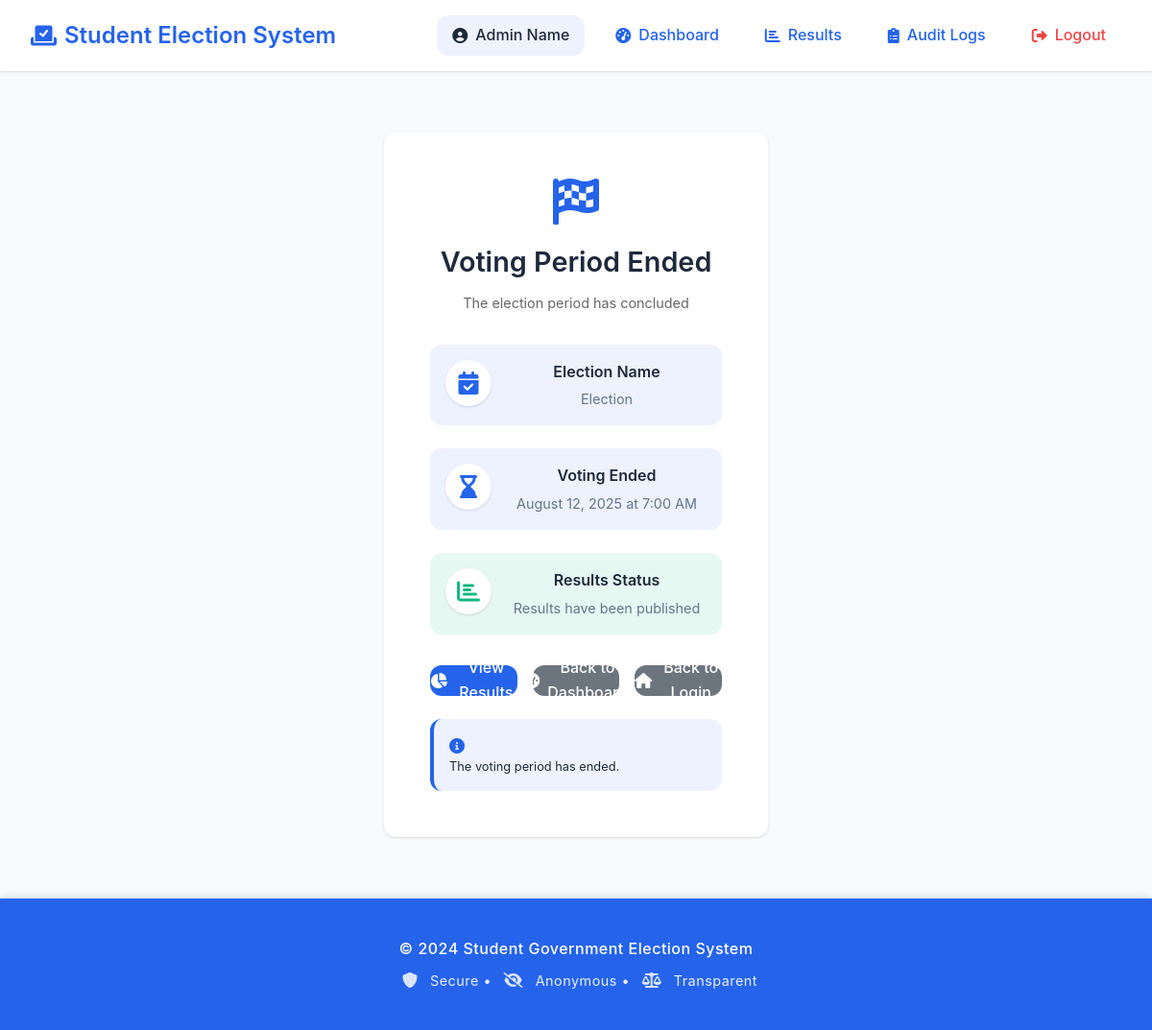
/voting-ended/ (signed in), run on the app's committed database.
### Admin/models.py (models this page shows, shortened)
class ElectionSettings(models.Model):
    name = models.CharField(max_length=200, default="Student Government Election")
    is_active = models.BooleanField(default=True)
    voting_start = models.DateTimeField(null=True, blank=True)
    voting_end = models.DateTimeField(null=True, blank=True)
    results_published = models.BooleanField(default=False)
    created_at = models.DateTimeField(auto_now_add=True)
    updated_at = models.DateTimeField(auto_now=True)
    class Meta:
        verbose_name = "Election Settings"
        verbose_name_plural = "Election Settings"
    @classmethod
    def get_current(cls):
        return cls.objects.filter(is_active=True).first()

### Voters/views.py (the view)
# urls.py: path('voting-ended/', views.voting_ended_view, name='voting_ended'),
def voting_ended_view(request):
    election_settings = ElectionSettings.get_current()
    return render(request, 'voters/voting_ended.html', {'election_settings': election_settings})

### templates/voters/voting_ended.html (shortened to what this page needs)
{% extends 'base.html' %}
{% block content %}
<div class="auth-container">
    <div class="auth-card">
        <div class="auth-header">
            <i class="fas fa-flag-checkered auth-icon"></i>
            <h2>Voting Period Ended</h2>
            <p>The election period has concluded</p>
        </div>
        <div class="election-info">
            <div class="info-item">
                <i class="fas fa-calendar-check"></i>
                <div class="info-content">
                    <h3>Election Name</h3>
                    <p>{{ election_settings.name }}</p>
                </div>
            </div>
            <div class="info-item">
                <i class="fas fa-hourglass-end"></i>
                <div class="info-content">
                    <h3>Voting Ended</h3>
                    <p>{{ election_settings.voting_end|date:"F j, Y" }} at {{ election_settings.voting_end|time:"g:i A" }}</p>
                </div>
            </div>
            {% if election_settings.results_published %}
            <div class="info-item success">
                <i class="fas fa-chart-bar"></i>
                <div class="info-content">
                    <h3>Results Status</h3>
                    <p>Results have been published</p>
                </div>
            </div>
            {% endif %}
        </div>
        <div class="action-buttons">
            {% if election_settings.results_published %}
            <a href="{% url 'results_view' %}" class="btn btn-primary">
                <i class="fas fa-chart-pie"></i> View Results
            </a>
            {% endif %}
            <a href="{% url 'dashboard' %}" class="btn btn-secondary">
                <i class="fas fa-tachometer-alt"></i> Back to Dashboard
            </a>
            <a href="{% url 'login' %}" class="btn btn-secondary">
                <i class="fas fa-home"></i> Back to Login
            </a>
        </div>
        <div class="security-notice">
            <i class="fas fa-info-circle"></i>
            <p>The voting period has ended. {% if not election_settings.results_published %}Results will be published by the administration once they are finalized.{% endif %}</p>
        </div>
    </div>
</div>
{% endblock %}

### templates/base.html (shortened to what this page needs)
<!DOCTYPE html>
<html lang="en">
<head>
    {% load static %}
    <link rel="stylesheet" href="{% static 'css/style.css' %}">
    <link href="https://cdnjs.cloudflare.com/ajax/libs/font-awesome/6.0.0/css/all.min.css" rel="stylesheet">
</head>
<body>
    <nav class="navbar">
        <div class="nav-container">
            <div class="nav-brand">
                <i class="fas fa-vote-yea nav-icon"></i>
                <h1 class="nav-title">Student Election System</h1>
            </div>
            {% if user.is_authenticated %}
                <div class="nav-links">
                    <div class="nav-user">
                        <i class="fas fa-user-circle"></i>
                        <span>{{ user.get_full_name|default:user.username }}</span>
                    </div>
                    {% if user.voterprofile.category == 'Admin' or user.is_staff %}
                        <a href="{% url 'admin_dashboard' %}" class="nav-link">
                            <i class="fas fa-tachometer-alt"></i> Dashboard
                        </a>
                        <a href="{% url 'results_view' %}" class="nav-link">
                            <i class="fas fa-chart-bar"></i> Results
                        </a>
                        <a href="{% url 'audit_logs' %}" class="nav-link">
                            <i class="fas fa-clipboard-list"></i> Audit Logs
                        </a>
                    {% else %}
                        <a href="{% url 'dashboard' %}" class="nav-link">
                            <i class="fas fa-home"></i> Dashboard
                        </a>
                    {% endif %}
                    <a href="{% url 'logout' %}" class="nav-link logout">
                        <i class="fas fa-sign-out-alt"></i> Logout
                    </a>
                </div>
            {% endif %}
        </div>
    </nav>
    <main class="main-content">
        {% block content %}
        {% endblock %}
    </main>
    <footer class="footer">
        <div class="footer-content">
            <p>&copy; 2024 Student Government Election System</p>
            <p><i class="fas fa-shield-alt"></i> Secure • <i class="fas fa-eye-slash"></i> Anonymous • <i class="fas fa-balance-scale"></i> Transparent</p>
        </div>
    </footer>
</body>
</html>

### static/css/style.css (style rules this page uses)
* { margin: 0; padding: 0; box-sizing: border-box; }
body { font-family: 'Inter', "Segoe UI", -apple-system, BlinkMacSystemFont, sans-serif; background-color: var(--background-color); color: var(--text-color); line-height: 1.6; min-height: 100vh; display: flex; flex-direction: column; }
.navbar { background-color: var(--white); box-shadow: var(--shadow); padding: 1rem 0; position: sticky; top: 0; z-index: 1000; }
.nav-container { max-width: 1200px; margin: 0 auto; padding: 0 2rem; display: flex; justify-content: space-between; align-items: center; }
.nav-brand { display: flex; align-items: center; gap: 0.5rem; }
.nav-icon { color: var(--primary-color); font-size: 1.5rem; }
.nav-title { color: var(--primary-color); font-size: 1.5rem; font-weight: 600; margin: 0; }
.nav-links { display: flex; align-items: center; gap: 1rem; }
.nav-user { display: flex; align-items: center; gap: 0.5rem; color: var(--text-color); font-weight: 500; padding: 0.5rem 1rem; background-color: var(--accent-color); border-radius: var(--border-radius); }
.nav-link { color: var(--primary-color); text-decoration: none; padding: 0.5rem 1rem; border-radius: var(--border-radius); transition: var(--transition); display: flex; align-items: center; gap: 0.5rem; font-weight: 500; }
.nav-link.logout { color: var(--danger-color); }
.main-content { flex: 1; max-width: 1200px; margin: 0 auto; padding: 2rem; width: 100%; }
.auth-container { display: flex; justify-content: center; align-items: center; min-height: 70vh; padding: 2rem 0; }
.auth-card { background-color: var(--white); padding: 3rem; border-radius: var(--border-radius); box-shadow: var(--shadow); width: 100%; max-width: 400px; text-align: center; transition: var(--transition); }
.auth-header { margin-bottom: 2rem; }
.auth-icon { font-size: 3rem; color: var(--primary-color); margin-bottom: 1rem; display: block; }
.auth-header h2 { color: var(--text-color); font-size: 1.8rem; font-weight: 600; margin-bottom: 0.5rem; }
.auth-header p { color: #666; font-size: 0.9rem; }
.btn { display: inline-flex; align-items: center; justify-content: center; gap: 0.5rem; padding: 0.75rem 1.5rem; border: none; border-radius: var(--border-radius); font-size: 1rem; font-weight: 500; text-decoration: none; cursor: pointer; transition: var(--transition); text-align: center; }
.btn-primary { background-color: var(--primary-color); color: var(--white); }
.btn-secondary { background-color: #6c757d; color: var(--white); }
.security-notice { margin-top: 1.5rem; padding: 1rem; background-color: var(--accent-color); border-radius: var(--border-radius); border-left: 4px solid var(--primary-color); text-align: left; }
.security-notice i { color: var(--primary-color); margin-right: 0.5rem; }
.security-notice p { font-size: 0.8rem; color: var(--text-color); margin: 0; line-height: 1.4; }
.action-buttons { display: flex; gap: 0.5rem; justify-content: center; }
.action-buttons .btn { width: 32px; height: 32px; padding: 0; display: flex; align-items: center; justify-content: center; border-radius: var(--border-radius); transition: var(--transition); }
.footer { background-color: var(--primary-color); color: var(--white); padding: 2rem 0; margin-top: auto; width: 100%; position: relative; box-shadow: 0 -2px 10px rgba(0, 0, 0, 0.1); }
.footer-content { max-width: 1200px; margin: 0 auto; padding: 0 2rem; text-align: center; }
.footer-content p { margin: 0.5rem 0; font-size: 0.9rem; letter-spacing: 0.5px; opacity: 0.9; }
.footer-content p:first-child { font-weight: 500; font-size: 1rem; opacity: 1; }
.footer-content i { color: var(--accent-color); margin: 0 0.5rem; font-size: 1rem; transition: var(--transition); }

### data on the page
ElectionSettings: name "Election", voting_end "August 12, 2025", voting_end "7:00 AM"

### other printed values
{{ user.get_full_name|default:user.username }} "Admin Name"
